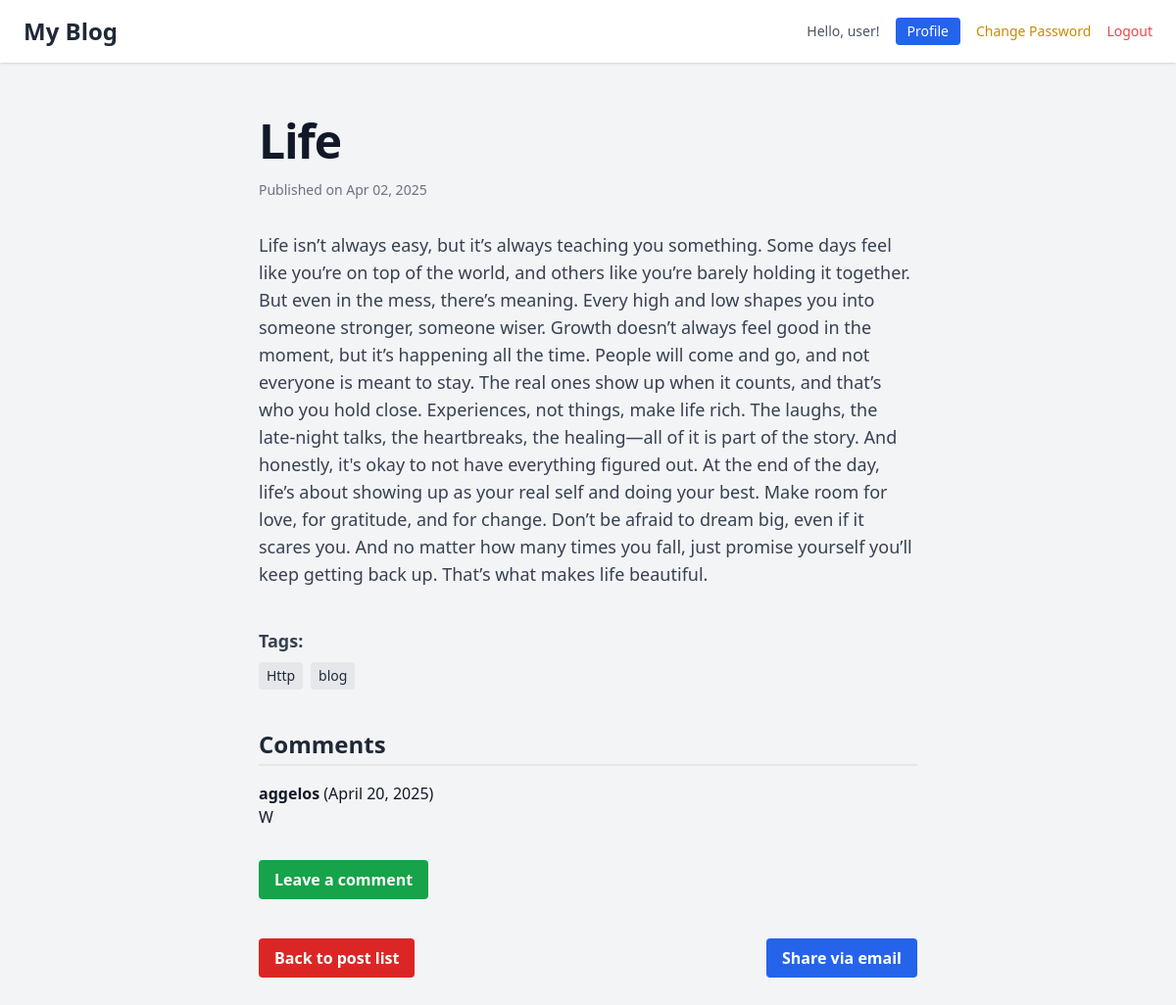
Page /blog/2025/4/2/life/ (signed in) on the committed database.
### blog/models.py (models this page shows, shortened)
class Post(models.Model):
 author= models.ForeignKey(settings.AUTH_USER_MODEL, on_delete=models.CASCADE)
 title = models.CharField(max_length=255)
 slug= models.SlugField()
 body = models.TextField()
 publish = models.DateTimeField()
 created = models.DateTimeField(auto_now_add=True)
 updated = models.DateTimeField(auto_now=True)
 status = models.CharField(max_length=2,choices=Status.choices, default=Status.DRAFT)
 tags = TaggableManager()

class Comment(models.Model):
    post = models.ForeignKey('Post', on_delete=models.CASCADE, related_name='comments')
    name = models.CharField(max_length=80)
    email = models.EmailField()
    body = models.TextField()
    created = models.DateTimeField(default=timezone.now)
    updated = models.DateTimeField(auto_now=True)
    active = models.BooleanField(default=True)

### blog/views.py (the view)
# urls.py: path('<int:year>/<int:month>/<int:day>/<slug:post>/', views.post_detail, name='post_detail'),
def post_detail(request, year, month, day, post):
    post = get_object_or_404(
        Post,
        slug=post,
        publish__year=year,
        publish__month=month,
        publish__day=day
    )
    return render(request, 'blog/post/detail.html', {'post': post})

### blog/templates/blog/post/detail.html (shortened to what this page needs)
{% extends "base.html" %}
{% block content %}
<article class="mx-auto max-w-2xl">
  <h1 class="text-4xl font-bold tracking-tight text-gray-900 sm:text-5xl">{{ post.title }}</h1>
  <p class="mt-4 text-sm text-gray-500">
    Published on {{ post.publish|date:"M d, Y" }}
  </p>
  <div class="mt-8 text-gray-700 text-lg">
    <p>{{ post.body }}</p>
  </div>
  <div class="mt-10">
    <h4 class="text-lg font-semibold text-gray-700 mb-2">Tags:</h4>
    <ul class="flex gap-2 flex-wrap text-sm">
      {% for tag in post.tags.all %}
        <li class="bg-gray-200 text-gray-800 px-2 py-1 rounded">{{ tag.name }}</li>
      {% empty %}
        <li>No tags</li>
      {% endfor %}
    </ul>
  </div>
  <h3 class="text-2xl font-semibold text-gray-800 border-b-2 border-black-500 pb-1 mt-10 mb-4">Comments</h3>
  {% for comment in post.comments.all %}
    {% if comment.active %}
      <div class="mb-4">
        <strong>{{ comment.name }}</strong> ({{ comment.created|date:"F d, Y" }})
        <p>{{ comment.body }}</p>
      </div>
    {% endif %}
  {% empty %}
    <p>No comments yet.</p>
  {% endfor %}
  <a href="{% url 'blog:post_comment' post.id %}"
     class="inline-block px-4 py-2 mt-4 bg-green-600 text-white font-semibold rounded hover:bg-green-700 transition">
    Leave a comment
  </a>
  <div class="flex justify-between mt-10">
    <a href="{% url 'blog:post_list' %}"
       class="inline-block px-4 py-2 bg-red-600 text-white font-semibold rounded hover:bg-red-800 transition">
      Back to post list
    </a>
    <a href="{% url 'blog:post_share' post.id %}"
       class="inline-block px-4 py-2 bg-blue-600 text-white font-semibold rounded hover:bg-blue-700 transition">
      Share via email
    </a>
  </div>
</article>
{% endblock %}

### account/templates/base.html (shortened to what this page needs)
<!DOCTYPE html>
<html lang="en">
<head>
  <script src="https://cdn.tailwindcss.com"></script>
</head>
<body class="bg-gray-100 text-gray-900">
  <nav class="bg-white shadow px-6 py-4 flex justify-between items-center fixed w-full top-0 z-50">
    <a href="{% url 'blog:post_list' %}" class="text-2xl font-bold text-gray-800">My Blog</a>
    <div class="flex gap-4 items-center text-sm">
      {% if user.is_authenticated %}
        <span class="text-gray-600">Hello, {{ user.username }}!</span>
        <a href="{% url 'profile' %}" class="bg-blue-600 text-white px-3 py-1 rounded hover:bg-blue-700">Profile</a>
        <a href="{% url 'password_change' %}" class="text-yellow-600 hover:underline">Change Password</a>
        <form method="post" action="{% url 'logout' %}" class="inline">
          <button type="submit" class="text-red-500 hover:underline bg-transparent border-none cursor-pointer">
              Logout
          </button>
        </form>
      {% else %}
        <a href="{% url 'login' %}" class="text-blue-600 hover:underline">Login</a>
        <a href="{% url 'register' %}" class="text-green-600 hover:underline">Register</a>
      {% endif %}
    </div>
  </nav>
  <div class="h-20"></div>
  <main class="max-w-7xl mx-auto px-6 py-10">
    {% block content %}{% endblock %}
  </main>
</body>
</html>

### rows in the picture
Post: title "Life", publish "Apr 02, 2025", body "Life isn’t always easy, but it’s always teaching you something. Some days feel like you’re on top of the world, and others like you’re barely holding it together. But even in the mess, there’s meaning. Every high and low shapes you into someone stronger, someone wiser. Growth doesn’t always feel good in the moment, but it’s happening all the time. People will come and go, and not everyone is meant to stay. The real ones show up when it counts, and that’s who you hold close. Experiences, not things, make life rich. The laughs, the late-night talks, the heartbreaks, the healing—all of it is part of the story. And honestly, it's okay to not have everything figured out. At the end of the day,…"
Tag: name "Http"
Tag: name "blog"
Comment: name "aggelos", created "April 20, 2025", body "W"

### other values in the picture
{{ user.username }} "user"
